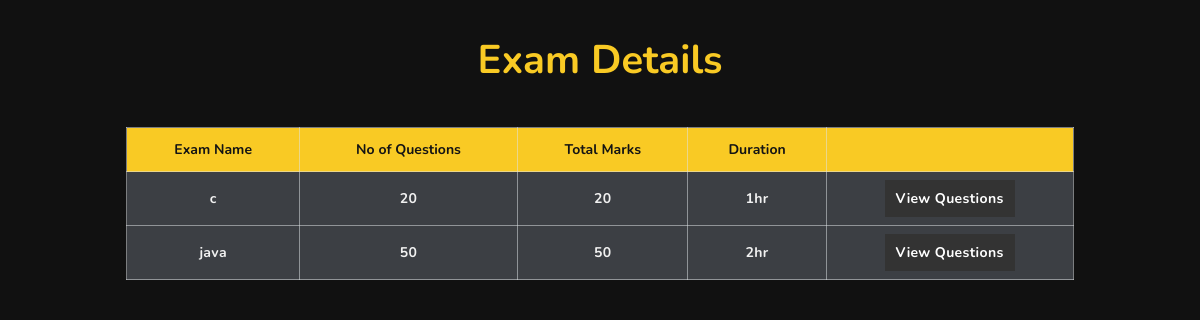
Screenshot of /viewexamdetails with the database file from the repository.
### tables this page shows
CREATE TABLE examdetails(examname text not null unique,noofque text not null,totalmarks text not null,duration text not null);

### app.py (the view)
@app.route('/viewexamdetails', methods = ["POST","GET"])
def viewexamdetails():
    dbtea = getDatabase()
    user_cursor = dbtea.execute("select * from examdetails")
    allexamdetails = user_cursor.fetchall()
    usertea = get_current_usertea()
    return render_template('viewexamdetails.html', usertea = usertea , allexamdetails = allexamdetails)

### app.py (called while the page is built)
@app.teardown_appcontext
def close_database(error):
    if hasattr(g,'logreg'):
        g.logreg.close()

def get_current_usertea():
    user_resulttea = None
    if 'usertea' in session:
        usertea = session['usertea']
        dbtea = getDatabase()
        user_cursortea = dbtea.execute("select * from teareg where name = ?" , [usertea])
        user_resulttea = user_cursortea.fetchone()
    return user_resulttea

### database.py (called while the page is built)
def connect_to_database():
    sql = sqlite3.connect("C:/Users/Nandhini kesavan/Desktop/final yr project/login-reg-db/logreg.db")
    sql.row_factory = sqlite3.Row
    return sql

def getDatabase():
    if not hasattr(g, "logreg"):
        g.logreg = connect_to_database()
    return g.logreg

### templates/viewexamdetails.html (shortened to what this page needs)
<!DOCTYPE html>
<html lang="en" dir="ltr">
  <head>
    <link rel="stylesheet" href="../static/css/student-table.css">
    <link rel="stylesheet" href="../static/css/addquestion.css">
   </head>
   <body>
    <section class="exam" id="exam">
        <h1 class="heading"> <span>Exam Details</span>  </h1>
        <div class="table-container">
            <table class="table">
                <thead>
                    <tr>
                        <th>Exam Name</th>
                        <th>No of Questions</th>
                        <th>Total Marks</th>
                        <th>Duration</th>
                        <th> </th>
                    </tr>
                </thead>
                <tbody>
                    {% if allexamdetails %}
                    {% for examdetails in allexamdetails %}
                    <tr>
                        <td data-label="Exam Name">{{ examdetails ['examname'] }}</td>
                        <td data-label="No of Questions">{{ examdetails ['noofque'] }}</td>
                        <td data-label="Total Marks">{{ examdetails ['totalmarks'] }}</td>
                        <td data-label="Duration">{{ examdetails ['duration'] }}</td>
                        <td data-label=" "><a href="{{ url_for('viewquestions',examname =examdetails['examname'] )}}" class="btn1">View Questions</a></td>
                    </tr>
                    {% endfor%}
                    {% endif %}
                </tbody>
            </table>
        </div>
    </section>
   </body>
</html>

### static/css/student-table.css (style rules this page uses)
:root { --yellow:#f9ca24; }
.exam { margin: 0; padding: 0; box-sizing: border-box; }
.exam .table-container { padding: 0 10%; margin: 40px auto 0; }
.exam .heading { font-size: 40px; text-align: center; color: #f1f1f1; margin-bottom: 40px; }
.exam .table { width: 100%; border-collapse: collapse; }
.exam .table thead { background-color: #f9ca24; }
.exam .table thead tr th { font-size: 14px; font-weight: bold; letter-spacing: 0.35 px; color: #141414; opacity: 1; padding: 12px; vertical-align: top; border: 1px solid #dee2e685; }
.exam .table tbody tr td { font-size: 14px; letter-spacing: 0.35px; font-weight: bold; color: #f1f1f1; background-color: #3c3f44; padding: 8px; text-align: center; border: 1px solid #dee2e685; }
.exam .table tbody tr td .btn1 { width: 130px; text-decoration: none; line-height: 35px; display:inline-block; font-weight: medium; color: #FFFFFF; text-align: center; vertical-align: middle; user-select: none; border: 1px solid transparent; font-size: 14px; opacity: 1; }
.exam .table tbody tr td .btn1 { background: #333; color: #fff; cursor: pointer; }

### static/css/addquestion.css (style rules this page uses)
:root { --yellow:#f9ca24; }
* { font-family: 'Nunito', sans-serif; box-sizing: border-box; text-decoration: none; outline: none; border: none; text-decoration: capitalize; transition: all .2s linear; }
body { background: #111; }
.heading span { color:var(--yellow) }

### rows the page displays
examdetails: examname "c", noofque "20", totalmarks "20", duration "1hr"
examdetails: examname "java", noofque "50", totalmarks "50", duration "2hr"
